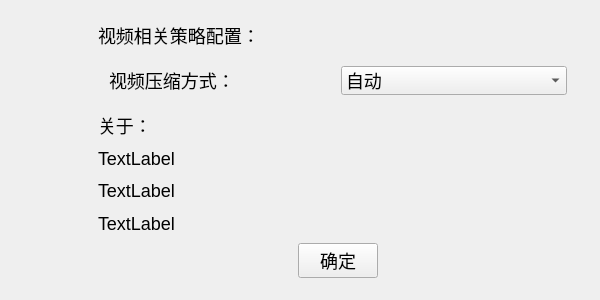
<?xml version="1.0" encoding="UTF-8"?>
<ui version="4.0">
 <class>WinSystemAbout</class>
 <widget class="QWidget" name="WinSystemAbout">
  <property name="geometry">
   <rect>
    <x>0</x>
    <y>0</y>
    <width>600</width>
    <height>300</height>
   </rect>
  </property>
  <property name="maximumSize">
   <size>
    <width>600</width>
    <height>300</height>
   </size>
  </property>
  <property name="windowTitle">
   <string>WinSystemAbout</string>
  </property>
  <property name="styleSheet">
   <string notr="true">font-size:18px</string>
  </property>
  <layout class="QHBoxLayout" name="horizontalLayout">
   <item>
    <widget class="QPushButton" name="BtnIcon">
     <property name="maximumSize">
      <size>
       <width>70</width>
       <height>70</height>
      </size>
     </property>
     <property name="styleSheet">
      <string notr="true">border:none;</string>
     </property>
     <property name="inputMethodHints">
      <set>Qt::ImhNone</set>
     </property>
     <property name="text">
      <string/>
     </property>
     <property name="iconSize">
      <size>
       <width>70</width>
       <height>70</height>
      </size>
     </property>
    </widget>
   </item>
   <item>
    <widget class="QWidget" name="widget" native="true">
     <layout class="QVBoxLayout" name="verticalLayout">
      <item>
       <widget class="QLabel" name="label_3">
        <property name="text">
         <string>视频相关策略配置：</string>
        </property>
       </widget>
      </item>
      <item>
       <widget class="QWidget" name="widget_2" native="true">
        <layout class="QHBoxLayout" name="horizontalLayout_2">
         <item>
          <widget class="QLabel" name="label">
           <property name="text">
            <string>视频压缩方式：</string>
           </property>
          </widget>
         </item>
         <item>
          <widget class="QComboBox" name="comboBox">
           <item>
            <property name="text">
             <string>自动</string>
            </property>
           </item>
          </widget>
         </item>
        </layout>
       </widget>
      </item>
      <item>
       <widget class="QLabel" name="label_2">
        <property name="text">
         <string>关于：</string>
        </property>
        <property name="wordWrap">
         <bool>false</bool>
        </property>
       </widget>
      </item>
      <item>
       <widget class="QLabel" name="labLine1">
        <property name="text">
         <string>TextLabel</string>
        </property>
       </widget>
      </item>
      <item>
       <widget class="QLabel" name="labLine2">
        <property name="text">
         <string>TextLabel</string>
        </property>
       </widget>
      </item>
      <item>
       <widget class="QLabel" name="labLine4">
        <property name="text">
         <string>TextLabel</string>
        </property>
       </widget>
      </item>
      <item alignment="Qt::AlignHCenter">
       <widget class="QPushButton" name="pushButton">
        <property name="maximumSize">
         <size>
          <width>100</width>
          <height>16777215</height>
         </size>
        </property>
        <property name="text">
         <string>确定</string>
        </property>
       </widget>
      </item>
     </layout>
    </widget>
   </item>
  </layout>
 </widget>
 <layoutdefault spacing="6" margin="11"/>
 <resources/>
 <connections>
  <connection>
   <sender>pushButton</sender>
   <signal>clicked()</signal>
   <receiver>WinSystemAbout</receiver>
   <slot>close()</slot>
   <hints>
    <hint type="sourcelabel">
     <x>338</x>
     <y>163</y>
    </hint>
    <hint type="destinationlabel">
     <x>299</x>
     <y>99</y>
    </hint>
   </hints>
  </connection>
 </connections>
</ui>
